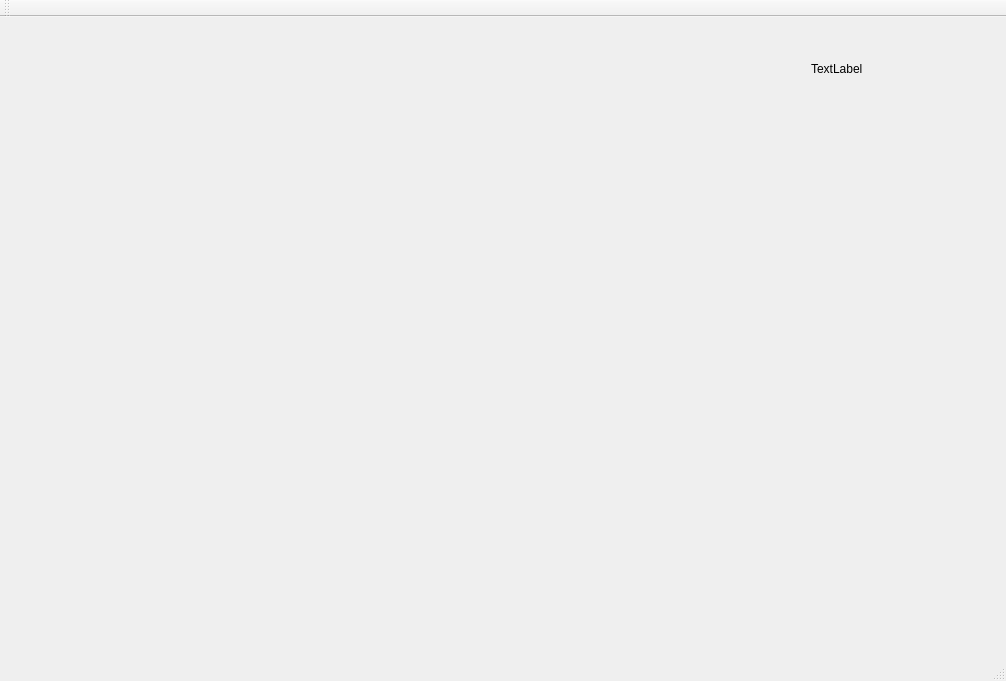
<?xml version="1.0" encoding="UTF-8"?>
<ui version="4.0">
 <class>MainWindow</class>
 <widget class="QMainWindow" name="MainWindow">
  <property name="geometry">
   <rect>
    <x>0</x>
    <y>0</y>
    <width>1006</width>
    <height>681</height>
   </rect>
  </property>
  <property name="windowTitle">
   <string>MainWindow</string>
  </property>
  <widget class="QWidget" name="centralWidget">
   <layout class="QGridLayout" name="gridLayout">
    <item row="0" column="0">
     <widget class="QCustomPlot" name="graphOne" native="true">
      <widget class="QLabel" name="label">
       <property name="geometry">
        <rect>
         <x>800</x>
         <y>20</y>
         <width>171</width>
         <height>41</height>
        </rect>
       </property>
       <property name="text">
        <string>TextLabel</string>
       </property>
      </widget>
     </widget>
    </item>
   </layout>
  </widget>
  <widget class="QMenuBar" name="menuBar">
   <property name="geometry">
    <rect>
     <x>0</x>
     <y>0</y>
     <width>1006</width>
     <height>21</height>
    </rect>
   </property>
  </widget>
  <widget class="QToolBar" name="mainToolBar">
   <attribute name="toolBarArea">
    <enum>TopToolBarArea</enum>
   </attribute>
   <attribute name="toolBarBreak">
    <bool>false</bool>
   </attribute>
  </widget>
  <widget class="QStatusBar" name="statusBar"/>
 </widget>
 <layoutdefault spacing="6" margin="11"/>
 <customwidgets>
  <customwidget>
   <class>QCustomPlot</class>
   <extends>QWidget</extends>
   <header>qcustomplot.h</header>
   <container>1</container>
  </customwidget>
 </customwidgets>
 <resources/>
 <connections/>
</ui>
